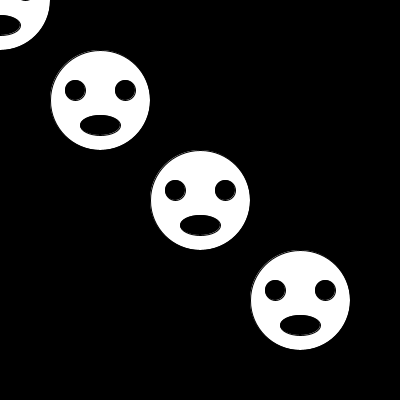
Frame 1 (no input)
Frame 60 (the mouse pressed at the canvas centre just before this capture): identical to frame 1, image omitted
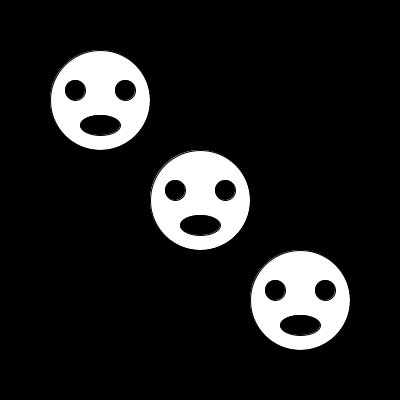
Frame 120 (the mouse held since frame 60 and released just before this capture)

The Processing sketch that drew these frames (run headless with seeded random() and noise(); from frame 60 on, the mouse is pressed at the canvas centre):

// Processing sketch: functions
// ── functions.pde
//
// functions.pde
//

void setup()
{
  size(400, 400);  
}

void drawFace(int x, int y)
{
   fill(255);
   ellipse(x, y, 100, 100);
   fill(0);
   ellipse(x-25, y-10, 20, 20);
   ellipse(x+25, y-10, 20, 20);
   ellipse(x, y+25, 40, 20);
}

void draw()
{
  background(0);
  drawFace(100, 100);
  drawFace(200, 200);
  drawFace(300, 300);
  drawFace(mouseX, mouseY);
}
